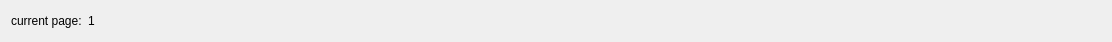
<?xml version="1.0" encoding="UTF-8"?>
<ui version="4.0">
 <class>BookViewerStatusBar</class>
 <widget class="QWidget" name="BookViewerStatusBar">
  <property name="geometry">
   <rect>
    <x>0</x>
    <y>0</y>
    <width>1112</width>
    <height>34</height>
   </rect>
  </property>
  <property name="windowTitle">
   <string>Form</string>
  </property>
  <layout class="QHBoxLayout" name="horizontalLayout">
   <item>
    <widget class="QLabel" name="statusNameCurrPageNum">
     <property name="text">
      <string>current page:</string>
     </property>
    </widget>
   </item>
   <item>
    <widget class="QLabel" name="statusValueCurrPageNum">
     <property name="text">
      <string>1</string>
     </property>
    </widget>
   </item>
   <item>
    <spacer name="horizontalSpacer">
     <property name="orientation">
      <enum>Qt::Horizontal</enum>
     </property>
     <property name="sizeHint" stdset="0">
      <size>
       <width>40</width>
       <height>20</height>
      </size>
     </property>
    </spacer>
   </item>
  </layout>
 </widget>
 <resources/>
 <connections/>
</ui>
